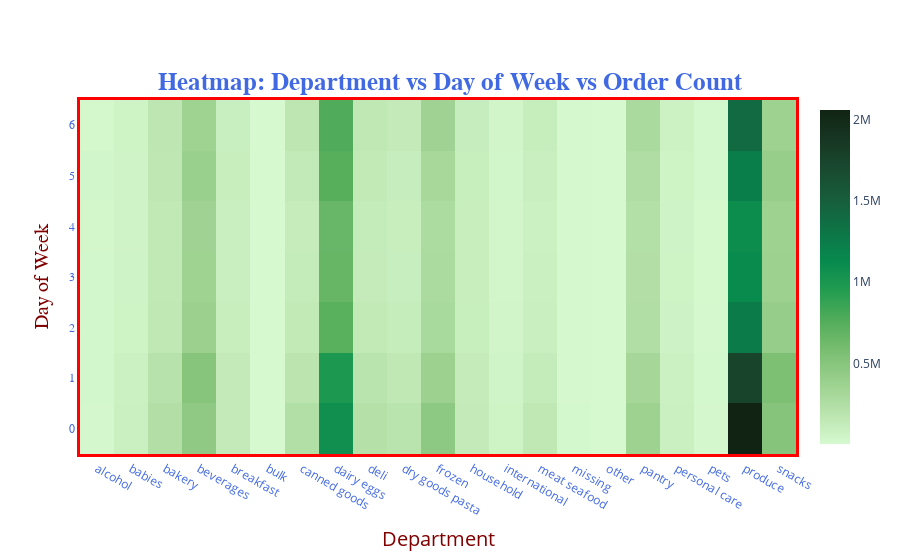

This figure's notebook cell:
### Code cell
fig = go.Figure(data=go.Heatmap(
        z=depart_grp.values.tolist(),
        x=depart_grp.columns.tolist(),
        y=depart_grp.index.tolist(),
        colorscale='algae'))

fig.update_layout(title_text="<b>Heatmap: Department vs Day of Week vs Order Count</b>",
                 title_font_size=25,
                 title_font_color='RoyalBlue',
                 title_font_family='Titillium Web',
                 title_x=0.5,
                 title_y=0.87,
                 title_xanchor='center',
                 title_yanchor='top')

fig.update_xaxes(
        color='RoyalBlue',
        title_text='Department',
        title_font_family='Open Sans',
        title_font_size=20,
        title_font_color='maroon',
        title_standoff = 15,
        tickmode='auto',
        linecolor='red',
        linewidth=3,
        mirror='allticks')

fig.update_yaxes(
        color='RoyalBlue',
        title_text='Day of Week',
        title_font_family='Droid Sans',
        title_font_size=20,
        title_font_color='maroon',
        title_standoff = 15,
        tickfont_family='Arial',
        linecolor='red',
        linewidth=3,
        mirror='allticks')

### Figure 1 — Plotly figure (JSON) as saved in the notebook; plotly's stock layout.template omitted (floating-point values rounded to 4 significant figures; data arrays with more than 128 entries replaced by an {"elided": "..."} marker saying what was removed)
{"data": [{"colorscale": [[0, "rgb(214, 249, 207)"], [0.09091, "rgb(186, 228, 174)"], [0.1818, "rgb(156, 209, 143)"], [0.2727, "rgb(124, 191, 115)"], [0.3636, "rgb(85, 174, 91)"], [0.4545, "rgb(37, 157, 81)"], [0.5455, "rgb(7, 138, 78)"], [0.6364, "rgb(13, 117, 71)"], [0.7273, "rgb(23, 95, 61)"], [0.8182, "rgb(25, 75, 49)"], [0.9091, "rgb(23, 55, 35)"], [1, "rgb(17, 36, 20)"]], "type": "heatmap", "x": ["alcohol", "babies", "bakery", "beverages", "breakfast", "bulk", "canned goods", "dairy eggs", "deli", "dry goods pasta", "frozen", "household", "international", "meat seafood", "missing", "other", "pantry", "personal care", "pets", "produce", "snacks"], "y": [0, 1, 2, 3, 4, 5, 6], "z": {"elided": "7x21 int values"}}], "layout": {"title": {"font": {"color": "RoyalBlue", "family": "Titillium Web", "size": 25}, "text": "<b>Heatmap: Department vs Day of Week vs Order Count</b>", "x": 0.5, "xanchor": "center", "y": 0.87, "yanchor": "top"}, "xaxis": {"color": "RoyalBlue", "linecolor": "red", "linewidth": 3, "mirror": "allticks", "tickmode": "auto", "title": {"font": {"color": "maroon", "family": "Open Sans", "size": 20}, "standoff": 15, "text": "Department"}}, "yaxis": {"color": "RoyalBlue", "linecolor": "red", "linewidth": 3, "mirror": "allticks", "tickfont": {"family": "Arial"}, "title": {"font": {"color": "maroon", "family": "Droid Sans", "size": 20}, "standoff": 15, "text": "Day of Week"}}}}
